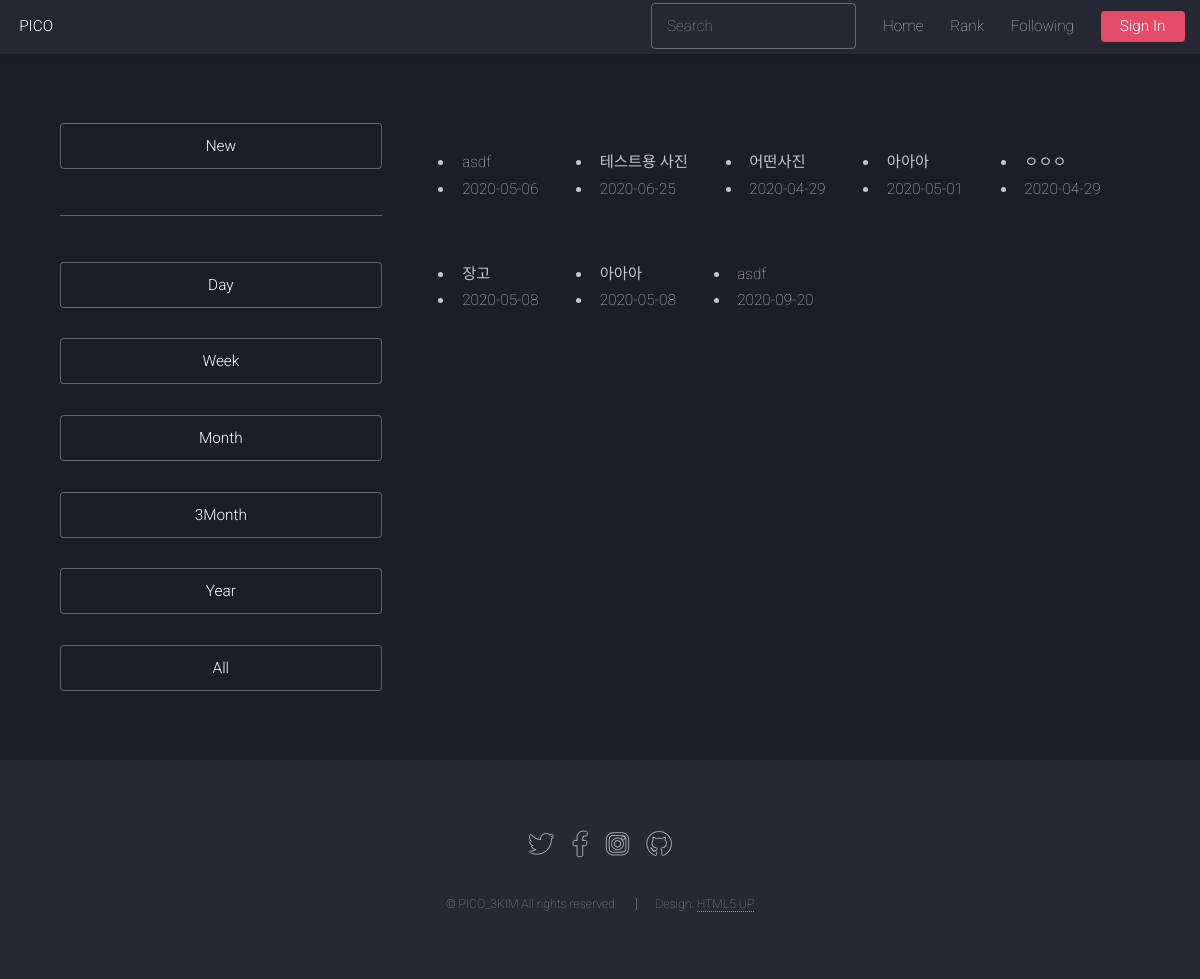
The page /explore/all/ on the database its author committed.
### photo/models.py (models this page shows, shortened)
class Photo(models.Model):
    title = models.CharField('TITLE', max_length=30)
    description = models.TextField('Photo Description', blank=True)
    tags = TaggableManager(blank=True)
    PICOIN = models.PositiveIntegerField(default=0, verbose_name='PICOIN')
    image = models.ImageField('IMAGE', upload_to='SorlPhoto/%Y')
    upload_dt = models.DateTimeField('Upload Date', auto_now_add=True)
    owner = models.ForeignKey(User, on_delete=models.CASCADE, verbose_name='OWNER', blank=True, null=True)
    def get_absolute_url(self):
        return reverse('photo:photo_detail', args=(self.id,))

### photo/views.py (the view)
# urls.py: path('all/', views.PhotoLVRankAll.as_view(), name='rank_all'),
class PhotoLVRankAll(ListView):
    model = Photo
    def get_queryset(self):
        return Photo.objects.all().order_by('-PICOIN')

### photo/templates/photo/photo_list.html (shortened to what this page needs)
{% extends "base.html" %}
{% load sorl_thumbnail %}
{% block content %}
<div class="row gtr-150">
    <div class="col-4 col-12-medium">
        <section id="sidebar">
            <div class="col-6 col-12">
                <ul class="actions fit"><li><a href="{% url 'photo:index' %}" class="button">New</a></li></ul>
                <hr>
                <ul class="actions fit"><li><a href="{% url 'photo:rank_day' %}" class="button">Day</a></li></ul>
                <ul class="actions fit"><li><a href="{% url 'photo:rank_week' %}" class="button">Week</a></li></ul>
                <ul class="actions fit"><li><a href="{% url 'photo:rank_month' %}" class="button">Month</a></li></ul>
                <ul class="actions fit"><li><a href="{% url 'photo:rank_3month' %}" class="button">3Month</a></li></ul>
                <ul class="actions fit"><li><a href="{% url 'photo:rank_year' %}" class="button">Year</a></li></ul>
                <ul class="actions fit"><li><a href="{% url 'photo:rank_all' %}" class="button">All</a></li></ul>
            </div>
        </section>
    </div>
    <div class="col-8 col-12-medium imp-medium">
        <section id="content">
            <div class="row">
                {% for photo in object_list %}
                <div>
                    <div class="tumbnail">
                    </div>
                    <ul>
                        <li class="font-italic">{{ photo.title }}</li>
                        <li class="font-italic">{{ photo.upload_dt|date:"Y-m-d" }}</li>
                    </ul>
                </div>
                {% endfor %}
            </div>
        </section>
    </div>
</div>
{% endblock %}

### rows shown on the page
Photo: title "asdf", upload_dt "2020-05-06"
Photo: title "테스트용 사진", upload_dt "2020-06-25"
Photo: title "어떤사진", upload_dt "2020-04-29"
Photo: title "아아아", upload_dt "2020-05-01"
Photo: title "ㅇㅇㅇ", upload_dt "2020-04-29"
Photo: title "장고", upload_dt "2020-05-08"
Photo: title "아아아", upload_dt "2020-05-08"
Photo: title "asdf", upload_dt "2020-09-20"
